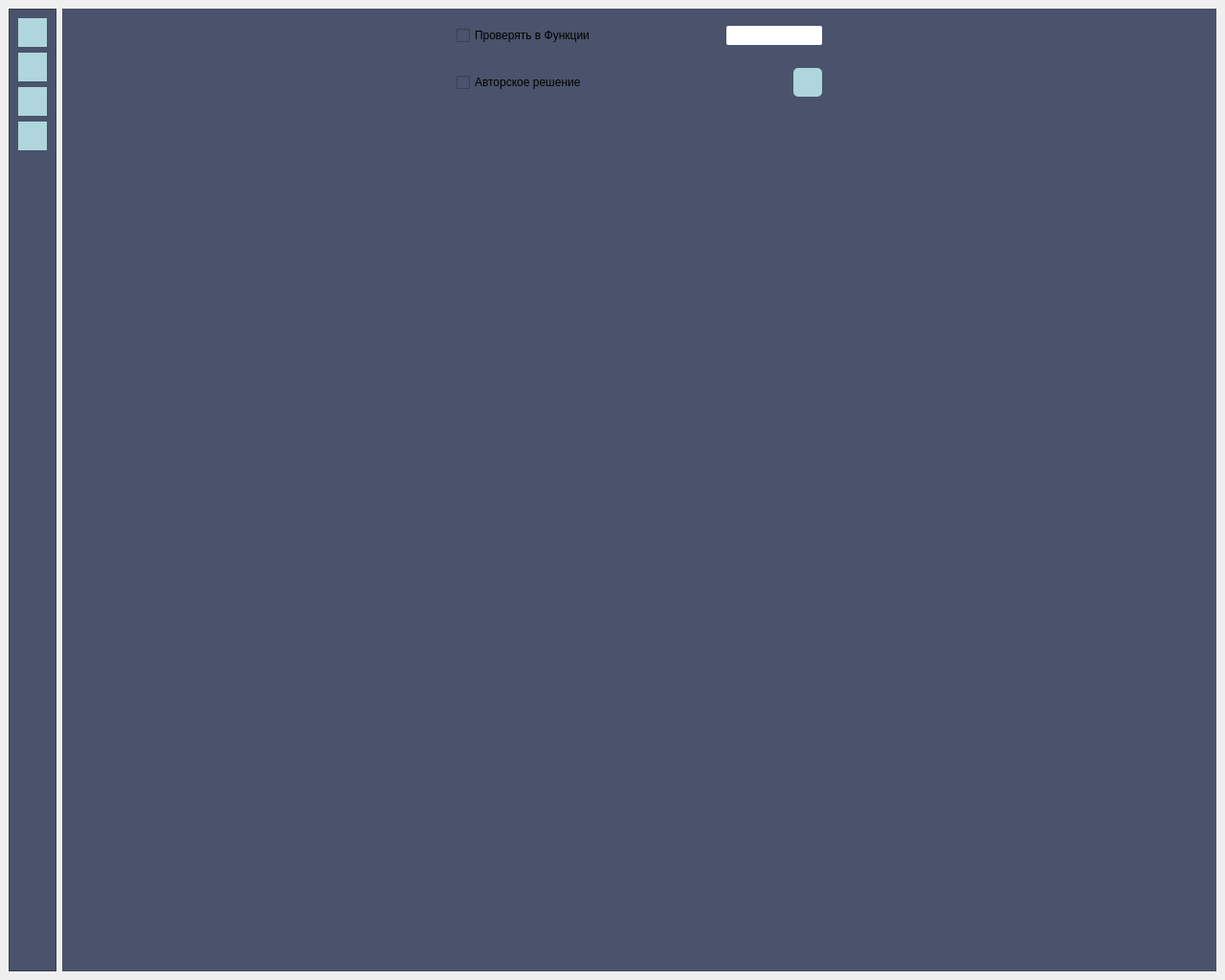
<?xml version="1.0" encoding="UTF-8"?>
<ui version="4.0">
 <class>MainWindow</class>
 <widget class="QMainWindow" name="MainWindow">
  <property name="geometry">
   <rect>
    <x>0</x>
    <y>0</y>
    <width>1280</width>
    <height>1024</height>
   </rect>
  </property>
  <property name="windowTitle">
   <string>MainWindow</string>
  </property>
  <widget class="QWidget" name="centralwidget">
   <layout class="QHBoxLayout" name="horizontalLayout">
    <item>
     <widget class="QFrame" name="frame">
      <property name="minimumSize">
       <size>
        <width>50</width>
        <height>0</height>
       </size>
      </property>
      <property name="maximumSize">
       <size>
        <width>50</width>
        <height>16777215</height>
       </size>
      </property>
      <property name="styleSheet">
       <string notr="true">background-color: #4a536b;</string>
      </property>
      <property name="frameShape">
       <enum>QFrame::StyledPanel</enum>
      </property>
      <property name="frameShadow">
       <enum>QFrame::Raised</enum>
      </property>
      <layout class="QVBoxLayout" name="verticalLayout">
       <item>
        <widget class="QPushButton" name="pushButton">
         <property name="minimumSize">
          <size>
           <width>30</width>
           <height>30</height>
          </size>
         </property>
         <property name="maximumSize">
          <size>
           <width>30</width>
           <height>30</height>
          </size>
         </property>
         <property name="styleSheet">
          <string notr="true">background-color: #aed6dc;
border: 0px;</string>
         </property>
         <property name="text">
          <string/>
         </property>
        </widget>
       </item>
       <item>
        <widget class="QPushButton" name="pushButton_2">
         <property name="minimumSize">
          <size>
           <width>30</width>
           <height>30</height>
          </size>
         </property>
         <property name="maximumSize">
          <size>
           <width>30</width>
           <height>30</height>
          </size>
         </property>
         <property name="styleSheet">
          <string notr="true">background-color: #aed6dc;
border: 0px;</string>
         </property>
         <property name="text">
          <string/>
         </property>
        </widget>
       </item>
       <item>
        <widget class="QPushButton" name="pushButton_3">
         <property name="minimumSize">
          <size>
           <width>30</width>
           <height>30</height>
          </size>
         </property>
         <property name="maximumSize">
          <size>
           <width>30</width>
           <height>30</height>
          </size>
         </property>
         <property name="styleSheet">
          <string notr="true">background-color: #aed6dc;
border: 0px;</string>
         </property>
         <property name="text">
          <string/>
         </property>
        </widget>
       </item>
       <item>
        <widget class="QPushButton" name="pushButton_4">
         <property name="minimumSize">
          <size>
           <width>30</width>
           <height>30</height>
          </size>
         </property>
         <property name="maximumSize">
          <size>
           <width>30</width>
           <height>30</height>
          </size>
         </property>
         <property name="styleSheet">
          <string notr="true">background-color: #aed6dc;
border: 0px;</string>
         </property>
         <property name="text">
          <string/>
         </property>
        </widget>
       </item>
       <item>
        <spacer name="verticalSpacer">
         <property name="orientation">
          <enum>Qt::Vertical</enum>
         </property>
         <property name="sizeHint" stdset="0">
          <size>
           <width>20</width>
           <height>40</height>
          </size>
         </property>
        </spacer>
       </item>
      </layout>
     </widget>
    </item>
    <item>
     <widget class="QFrame" name="gridFrame">
      <property name="styleSheet">
       <string notr="true">background-color: #4a536b;</string>
      </property>
      <layout class="QGridLayout" name="gridLayout">
       <item row="0" column="1">
        <widget class="QFrame" name="horizontalFrame">
         <property name="minimumSize">
          <size>
           <width>400</width>
           <height>0</height>
          </size>
         </property>
         <layout class="QHBoxLayout" name="horizontalLayout_2">
          <item>
           <widget class="QCheckBox" name="checkBox">
            <property name="text">
             <string>Проверять в Функции</string>
            </property>
           </widget>
          </item>
          <item>
           <widget class="QLineEdit" name="lineEdit">
            <property name="minimumSize">
             <size>
              <width>100</width>
              <height>20</height>
             </size>
            </property>
            <property name="maximumSize">
             <size>
              <width>100</width>
              <height>20</height>
             </size>
            </property>
            <property name="styleSheet">
             <string notr="true">color: #000;
background: #fff;
border:0px;
border-radius: 2px;</string>
            </property>
           </widget>
          </item>
         </layout>
        </widget>
       </item>
       <item row="0" column="0">
        <spacer name="horizontalSpacer">
         <property name="orientation">
          <enum>Qt::Horizontal</enum>
         </property>
         <property name="sizeHint" stdset="0">
          <size>
           <width>40</width>
           <height>20</height>
          </size>
         </property>
        </spacer>
       </item>
       <item row="2" column="1">
        <spacer name="verticalSpacer_2">
         <property name="orientation">
          <enum>Qt::Vertical</enum>
         </property>
         <property name="sizeHint" stdset="0">
          <size>
           <width>20</width>
           <height>40</height>
          </size>
         </property>
        </spacer>
       </item>
       <item row="0" column="2">
        <spacer name="horizontalSpacer_2">
         <property name="orientation">
          <enum>Qt::Horizontal</enum>
         </property>
         <property name="sizeHint" stdset="0">
          <size>
           <width>40</width>
           <height>20</height>
          </size>
         </property>
        </spacer>
       </item>
       <item row="1" column="1">
        <widget class="QFrame" name="horizontalFrame">
         <property name="minimumSize">
          <size>
           <width>400</width>
           <height>0</height>
          </size>
         </property>
         <layout class="QHBoxLayout" name="horizontalLayout_3">
          <item>
           <widget class="QCheckBox" name="checkBox_2">
            <property name="text">
             <string>Авторское решение</string>
            </property>
           </widget>
          </item>
          <item>
           <widget class="QPushButton" name="pushButton_5">
            <property name="minimumSize">
             <size>
              <width>30</width>
              <height>30</height>
             </size>
            </property>
            <property name="maximumSize">
             <size>
              <width>30</width>
              <height>30</height>
             </size>
            </property>
            <property name="styleSheet">
             <string notr="true">border:0px;
border-radius: 5px;
background: #aed6dc;</string>
            </property>
            <property name="text">
             <string/>
            </property>
           </widget>
          </item>
         </layout>
        </widget>
       </item>
      </layout>
     </widget>
    </item>
   </layout>
  </widget>
 </widget>
 <resources/>
 <connections/>
</ui>
